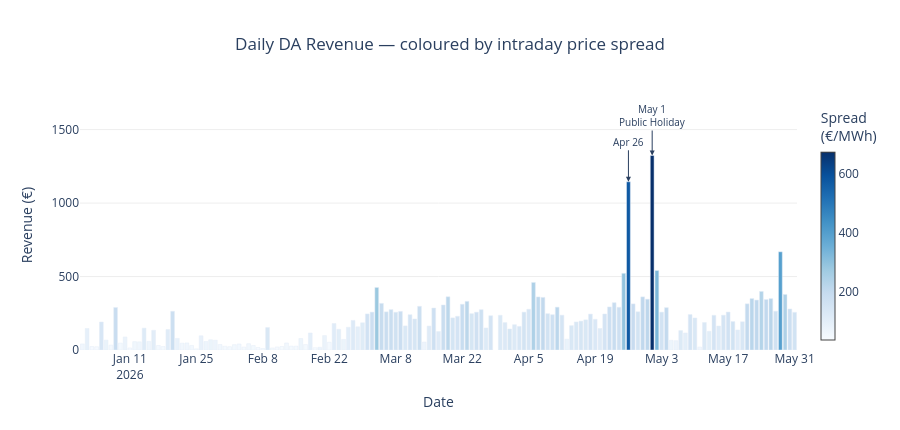

Notebook cell for this chart:
### Code cell
# Daily Revenue Timeline coloured by price spread
fig2 = go.Figure()

fig2.add_trace(go.Bar(
    x=daily['date'],
    y=daily['revenue'],
    marker=dict(
        color=daily['price_spread'],
        colorscale='Blues',
        colorbar=dict(title='Spread<br>(€/MWh)', thickness=14),
        showscale=True,
    ),
    hovertemplate=(
        '<b>%{x|%b %d}</b><br>'
        'Revenue: €%{y:.0f}<br>'
        'Spread: €%{marker.color:.0f}<extra></extra>'
    ),
))

# Annotate the two extreme outliers
for date, label in [('2026-05-01', 'May 1<br>Public Holiday'),
                     ('2026-04-26', 'Apr 26')]:
    row = daily[daily['date'] == date].iloc[0]
    fig2.add_annotation(
        x=row['date'], y=row['revenue'],
        text=label, showarrow=True,
        arrowhead=2, ax=0, ay=-40,
        font=dict(size=10),
    )

fig2.update_layout(
    title=dict(text='Daily DA Revenue — coloured by intraday price spread', x=0.5),
    xaxis_title='Date',
    yaxis_title='Revenue (€)',
    plot_bgcolor='white',
    yaxis=dict(gridcolor='#eeeeee'),
    height=430,
)
fig2.show()

### Figure 1 — Plotly figure (JSON) as saved in the notebook; plotly's stock layout.template omitted (floating-point values rounded to 4 significant figures; data arrays with more than 128 entries replaced by an {"elided": "..."} marker saying what was removed)
{"data": [{"hovertemplate": "<b>%{x|%b %d}</b><br>Revenue: €%{y:.0f}<br>Spread: €%{marker.color:.0f}<extra></extra>", "marker": {"color": {"elided": "150 float values"}, "colorbar": {"thickness": 14, "title": {"text": "Spread<br>(€/MWh)"}}, "colorscale": [[0, "rgb(247,251,255)"], [0.125, "rgb(222,235,247)"], [0.25, "rgb(198,219,239)"], [0.375, "rgb(158,202,225)"], [0.5, "rgb(107,174,214)"], [0.625, "rgb(66,146,198)"], [0.75, "rgb(33,113,181)"], [0.875, "rgb(8,81,156)"], [1, "rgb(8,48,107)"]], "showscale": true}, "type": "bar", "x": {"elided": "150 str values"}, "y": {"elided": "150 float values"}}], "layout": {"annotations": [{"arrowhead": 2, "ax": 0, "ay": -40, "font": {"size": 10}, "showarrow": true, "text": "May 1<br>Public Holiday", "x": "2026-05-01T00:00:00", "y": 1324.0}, {"arrowhead": 2, "ax": 0, "ay": -40, "font": {"size": 10}, "showarrow": true, "text": "Apr 26", "x": "2026-04-26T00:00:00", "y": 1145.0}], "height": 430, "plot_bgcolor": "white", "title": {"text": "Daily DA Revenue — coloured by intraday price spread", "x": 0.5}, "xaxis": {"title": {"text": "Date"}}, "yaxis": {"gridcolor": "#eeeeee", "title": {"text": "Revenue (€)"}}}}
